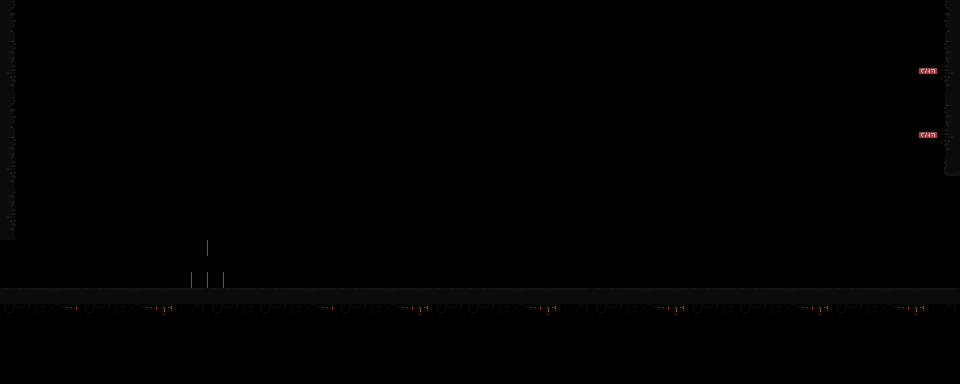

Rendered tile map (Tiled .tmx) drawn with the repository's tilesets; below, a short description and the map source with its tile grids summarised:
An orthogonal 60x24 tile map with 16x16 px tiles, 5 tile layers (Tile Layer 2, Tile Layer 1, Post, Fence, ...), 5 tilesets and 12 objects (5x Platform, 2x Wall, Zone, Ghoul).

<map version="1.9" tiledversion="1.9.2" orientation="orthogonal" renderorder="right-down" width="60" height="24" tilewidth="16" tileheight="16" infinite="0" nextlayerid="18" nextobjectid="35">
 <editorsettings>
  <chunksize width="32" height="32" />
  <export target="boss.lua" format="lua" />
 </editorsettings>
 <tileset firstgid="1" name="Blood Temple Tileset" tilewidth="16" tileheight="16" tilecount="256" columns="16">
  <image source="Blood Temple Tileset.png" width="256" height="256" />
 </tileset>
 <tileset firstgid="257" name="Bonus Tileset" tilewidth="16" tileheight="16" tilecount="260" columns="20">
  <image source="Bonus Tileset.png" width="320" height="208" />
 </tileset>
 <tileset firstgid="517" name="Idle" tilewidth="16" tileheight="16" tilecount="0" columns="3">
  <image source="../sprites/ghoul/idle.png" width="62" height="33" />
 </tileset>
 <tileset firstgid="517" name="layer 6 - tileset layer- should build your own" tilewidth="16" tileheight="16" tilecount="480" columns="30">
  <image source="Boss Room/layer 6 - tileset layer- should build your own.png" width="480" height="270" />
 </tileset>
 <tileset firstgid="997" name="Statue 128x112" tilewidth="16" tileheight="16" tilecount="448" columns="64">
  <image source="../sprites/thrones/statue(128x112).png" width="1024" height="112" />
 </tileset>
 <layer id="13" name="Tile Layer 2" width="60" height="24">
  <data>[1440 cells, 0 non-empty, 0 distinct tile ids]</data>
 </layer>
 <layer id="1" name="Tile Layer 1" width="60" height="24">
  <data>[1440 cells, 511 non-empty, 40 distinct tile ids]</data>
 </layer>
 <layer id="7" name="Post" width="60" height="24">
  <data>[1440 cells, 3 non-empty, 2 distinct tile ids]</data>
 </layer>
 <layer id="6" name="Fence" width="60" height="24">
  <data>[1440 cells, 9 non-empty, 2 distinct tile ids]</data>
 </layer>
 <layer id="5" name="Tree" width="60" height="24">
  <data>[1440 cells, 11 non-empty, 7 distinct tile ids]</data>
 </layer>
 <objectgroup id="11" name="Level2">
  <object id="21" class="Zone" x="944" y="192" width="16" height="32" />
 </objectgroup>
 <objectgroup id="15" name="Level1">
  <object id="30" x="848" y="352" width="32" height="16" />
 </objectgroup>
 <objectgroup id="14" name="Start">
  <object id="27" x="64" y="208" width="16" height="16" />
 </objectgroup>
 <objectgroup id="16" name="Spitters" />
 <objectgroup id="17" name="Statue">
  <object id="34" x="528" y="208" width="64" height="80" />
 </objectgroup>
 <objectgroup id="9" name="Ghouls">
  <object id="18" class="Ghoul" x="16" y="272" width="16" height="16" />
 </objectgroup>
 <objectgroup id="2" name="Platforms" class="Platform">
  <object id="25" class="Platform" x="896" y="176" width="64" height="6" />
  <object id="23" class="Platform" x="848" y="224" width="112" height="80" />
  <object id="26" class="Platform" x="752" y="240" width="48" height="6" />
  <object id="17" class="Platform" x="0" y="240" width="160" height="6" />
  <object id="16" class="Platform" x="0" y="288" width="960" height="16" />
 </objectgroup>
 <objectgroup id="10" name="Walls">
  <object id="24" class="Wall" x="944" y="0" width="16" height="176" />
  <object id="9" class="Wall" x="0" y="0" width="16" height="240" />
 </objectgroup>
</map>
